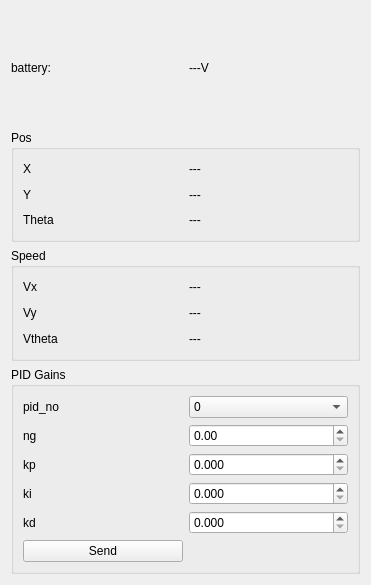
<?xml version="1.0" encoding="UTF-8"?>
<ui version="4.0">
 <class>Status</class>
 <widget class="QWidget" name="Status">
  <property name="geometry">
   <rect>
    <x>0</x>
    <y>0</y>
    <width>371</width>
    <height>585</height>
   </rect>
  </property>
  <property name="sizePolicy">
   <sizepolicy hsizetype="Fixed" vsizetype="Fixed">
    <horstretch>0</horstretch>
    <verstretch>0</verstretch>
   </sizepolicy>
  </property>
  <property name="windowTitle">
   <string>Form</string>
  </property>
  <layout class="QVBoxLayout" name="verticalLayout">
   <item>
    <layout class="QHBoxLayout" name="horizontalLayout">
     <item>
      <widget class="QLabel" name="label_2">
       <property name="text">
        <string>battery:</string>
       </property>
      </widget>
     </item>
     <item>
      <widget class="QLabel" name="bat_label">
       <property name="text">
        <string>---V</string>
       </property>
      </widget>
     </item>
    </layout>
   </item>
   <item>
    <widget class="QGroupBox" name="groupBox">
     <property name="title">
      <string>Pos</string>
     </property>
     <layout class="QHBoxLayout" name="horizontalLayout_4">
      <item>
       <layout class="QGridLayout" name="gridLayout">
        <item row="0" column="0">
         <widget class="QLabel" name="label_4">
          <property name="text">
           <string>X</string>
          </property>
         </widget>
        </item>
        <item row="2" column="0">
         <widget class="QLabel" name="label_6">
          <property name="text">
           <string>Theta</string>
          </property>
         </widget>
        </item>
        <item row="1" column="0">
         <widget class="QLabel" name="label_5">
          <property name="text">
           <string>Y</string>
          </property>
         </widget>
        </item>
        <item row="0" column="1">
         <widget class="QLabel" name="x_label">
          <property name="text">
           <string>---</string>
          </property>
         </widget>
        </item>
        <item row="1" column="1">
         <widget class="QLabel" name="y_label">
          <property name="text">
           <string>---</string>
          </property>
         </widget>
        </item>
        <item row="2" column="1">
         <widget class="QLabel" name="theta_label">
          <property name="text">
           <string>---</string>
          </property>
         </widget>
        </item>
       </layout>
      </item>
     </layout>
    </widget>
   </item>
   <item>
    <widget class="QGroupBox" name="groupBox_2">
     <property name="title">
      <string>Speed</string>
     </property>
     <layout class="QGridLayout" name="gridLayout_2">
      <item row="1" column="1">
       <widget class="QLabel" name="vy_label">
        <property name="text">
         <string>---</string>
        </property>
       </widget>
      </item>
      <item row="0" column="1">
       <widget class="QLabel" name="vx_label">
        <property name="text">
         <string>---</string>
        </property>
       </widget>
      </item>
      <item row="0" column="0">
       <widget class="QLabel" name="label_8">
        <property name="text">
         <string>Vx</string>
        </property>
       </widget>
      </item>
      <item row="1" column="0">
       <widget class="QLabel" name="label_3">
        <property name="text">
         <string>Vy</string>
        </property>
       </widget>
      </item>
      <item row="2" column="0">
       <widget class="QLabel" name="label_10">
        <property name="text">
         <string>Vtheta</string>
        </property>
       </widget>
      </item>
      <item row="2" column="1">
       <widget class="QLabel" name="vtheta_label">
        <property name="text">
         <string>---</string>
        </property>
       </widget>
      </item>
     </layout>
    </widget>
   </item>
   <item>
    <widget class="QGroupBox" name="groupBox_3">
     <property name="title">
      <string>PID Gains</string>
     </property>
     <layout class="QGridLayout" name="gridLayout_3">
      <item row="2" column="0">
       <widget class="QLabel" name="label">
        <property name="text">
         <string>kp</string>
        </property>
       </widget>
      </item>
      <item row="3" column="1">
       <widget class="QDoubleSpinBox" name="ki_spin">
        <property name="decimals">
         <number>3</number>
        </property>
       </widget>
      </item>
      <item row="6" column="0">
       <widget class="QLabel" name="label_9">
        <property name="text">
         <string>kd</string>
        </property>
       </widget>
      </item>
      <item row="1" column="0">
       <widget class="QLabel" name="label_11">
        <property name="text">
         <string>ng</string>
        </property>
       </widget>
      </item>
      <item row="7" column="0">
       <widget class="QPushButton" name="pid_gains_send_button">
        <property name="text">
         <string>Send</string>
        </property>
       </widget>
      </item>
      <item row="3" column="0">
       <widget class="QLabel" name="label_7">
        <property name="text">
         <string>ki</string>
        </property>
       </widget>
      </item>
      <item row="2" column="1">
       <widget class="QDoubleSpinBox" name="kp_spin">
        <property name="decimals">
         <number>3</number>
        </property>
       </widget>
      </item>
      <item row="6" column="1">
       <widget class="QDoubleSpinBox" name="kd_spin">
        <property name="decimals">
         <number>3</number>
        </property>
       </widget>
      </item>
      <item row="1" column="1">
       <widget class="QDoubleSpinBox" name="ng_spin"/>
      </item>
      <item row="0" column="0">
       <widget class="QLabel" name="label_12">
        <property name="text">
         <string>pid_no</string>
        </property>
       </widget>
      </item>
      <item row="0" column="1">
       <widget class="QComboBox" name="pid_no_combo">
        <item>
         <property name="text">
          <string>0</string>
         </property>
        </item>
        <item>
         <property name="text">
          <string>1</string>
         </property>
        </item>
        <item>
         <property name="text">
          <string>2</string>
         </property>
        </item>
       </widget>
      </item>
     </layout>
    </widget>
   </item>
  </layout>
 </widget>
 <resources/>
 <connections/>
</ui>
